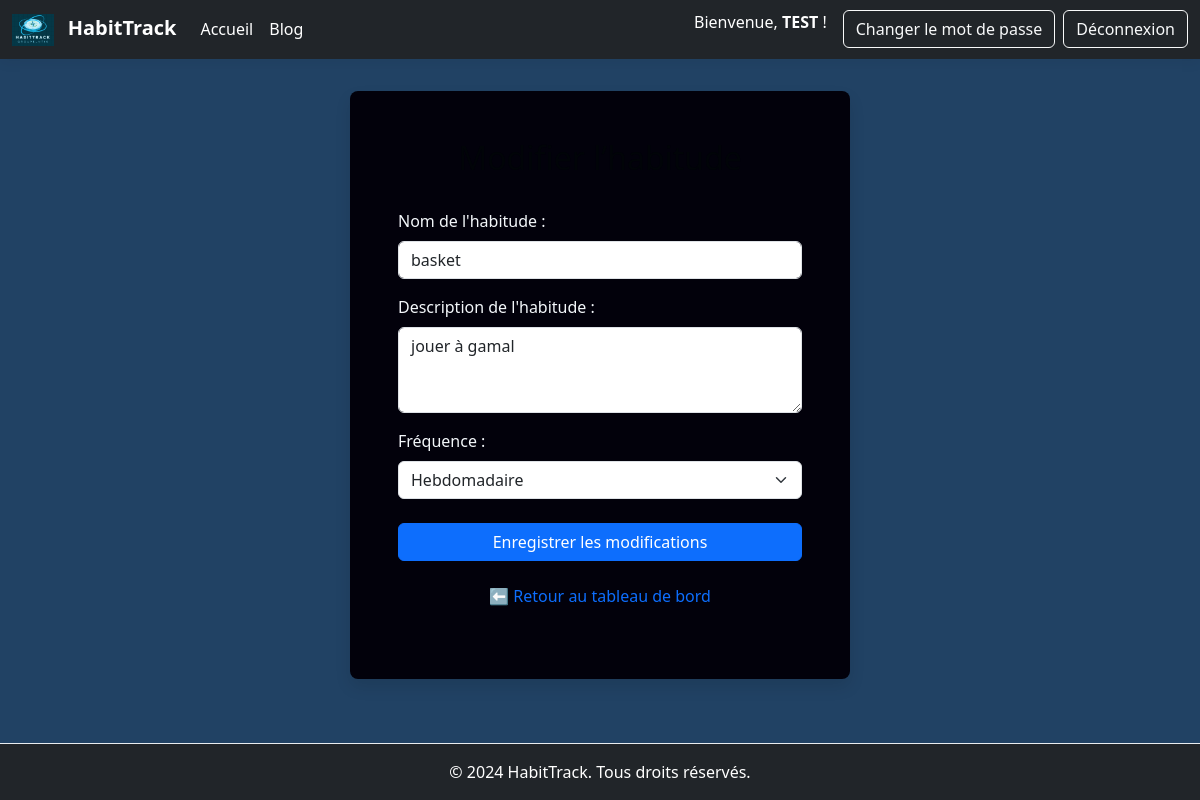
/modifier/1/ (signed in), run on the app's committed database.
### habit/models.py (models this page shows, shortened)
class Habitude(models.Model):
    utilisateur = models.ForeignKey(User, on_delete=models.CASCADE)
    titre = models.TextField()
    description_habit = models.TextField(blank=True)
    FREQUENCE_CHOIX = [
        ('quotidien', 'Quotidien'),
        ('hebdomadaire', 'Hebdomadaire')
    ]
    frequence = models.CharField(max_length=25, choices=FREQUENCE_CHOIX)
    date_creation = models.DateField(auto_now_add=True)
    derniere_realisation = models.DateField(null=True, blank=True)

### habit/views.py (the view)
# urls.py: path('modifier/<int:id>/',views.modifier_habitude, name='modifier_habitude'),
@login_required
def modifier_habitude(request, id):
    habitude = get_object_or_404(Habitude, pk=id, utilisateur=request.user)
    if request.method == 'POST':
        form = HabitudeForm(request.POST, instance=habitude)
        if form.is_valid():
            form.save()
            messages.success(request, f"L'habitude '{habitude.titre}' a été modifiée avec succès !")
            return redirect('dashboard')
    else:
        form = HabitudeForm(instance=habitude)
    return render(request, 'modifier_habitude.html', {'form': form})

### habit/forms.py
class HabitudeForm(forms.ModelForm):
    class Meta:
        model = Habitude
        fields = ['titre', 'description_habit', 'frequence']
        labels = {
            'titre': 'Nom de l\'habitude',
            'description_habit': 'Description de l\'habitude', # Nouveau label pour ce champ
            'frequence': 'Fréquence',
        }
        widgets = {
            'titre': forms.TextInput(attrs={'class': 'form-control', 'placeholder': 'Ex: Boire 2L d\'eau'}),
            'description_habit': forms.Textarea(attrs={'class': 'form-control', 'placeholder': 'Décrivez votre habitude en quelques mots...', 'rows': 3}), # Widget pour zone de texte
            'frequence': forms.Select(attrs={'class': 'form-select'}),
        }

### habit/templates/modifier_habitude.html (shortened to what this page needs)
{% extends 'base.html' %}
{% block content %}
    <div class="form-container">
        <h2>Modifier l’habitude</h2>
        <form method="post">
            {{ form.as_p }}
            <div class="d-grid gap-2 mt-4">
                <button type="submit" class="btn btn-primary">Enregistrer les modifications</button>
            </div>
        </form>
        <p class="text-center mt-3">
            <a href="{% url 'dashboard' %}" class="btn btn-link text-decoration-none">⬅ Retour au tableau de bord</a>
        </p>
    </div>
{% endblock %}

### habit/templates/base.html (shortened to what this page needs)
<!DOCTYPE html>
<html lang="fr">
<head>
    <link href="https://cdn.jsdelivr.net/npm/bootstrap@5.3.3/dist/css/bootstrap.min.css" rel="stylesheet" xintegrity="sha384-QWTKZyjpPEjISv5WaRU9OFeRpok6YctnYmDr5pNlyT2bRjXh0JMhjY6hW+ALEwIH">
    <link rel="stylesheet" href="https://cdnjs.cloudflare.com/ajax/libs/font-awesome/6.0.0-beta3/css/all.min.css" xintegrity="sha512-Fo3rlrZj/k7ujTnHg4CGR2D7kSs0V4LLanw2qksYuRlEzO+tcaEPQogQ0KaoIF2w9jF30A3h9kK/v4d2yE6/KqQ==" />
</head>
<body>
    <nav class="navbar navbar-expand-lg navbar-dark bg-dark navbar-custom sticky-top">
        <div class="container-fluid">
            <a class="navbar-brand text-white fw-bold" href="{% url 'dashboard' %}">
                {% load static %}
                <img src="{% static 'images/niveau.png' %}" alt="HabitTrack Logo">
                HabitTrack
            </a>
            <div class="collapse navbar-collapse" id="navbarNav">
                <ul class="navbar-nav me-auto mb-2 mb-lg-0">
                    <li class="nav-item">
                        <a class="nav-link active text-white" aria-current="page" href="{% url 'dashboard' %}">Accueil</a>
                    </li>
                    <li class="nav-item">
                        <a class="nav-link text-white" href="{% url 'blog' %}">Blog</a>
                    </li>
                </ul>
                <ul class="navbar-nav">
                    <li class="nav-item me-3">
                        <span class="navbar-text text-white">
                            Bienvenue, <span class="fw-bold">{{ request.user.username }}</span> !
                        </span>
                    </li>
                    <li class="nav-item me-2">
                        <a href="{% url 'password_change' %}" class="btn btn-outline-light">Changer le mot de passe</a>
                    </li>
                    <li class="nav-item">
                        <a href="{% url 'deconnexion' %}" class="btn btn-outline-light">Déconnexion</a>
                    </li>
                </ul>
            </div>
        </div>
    </nav>
    <div class="container-fluid main-content">
        {% block content %}{% endblock %}
    </div>
    <footer class="footer mt-auto py-3 bg-dark">
        <div class="container text-center">
            <span class="text-white">&copy; 2024 HabitTrack. Tous droits réservés.</span>
        </div>
    </footer>
</body>
</html>

### habit/templates/base.html (style rules this page uses)
body { background-color: #214264; color: #e8eef3; display: flex; flex-direction: column; min-height: 100vh; }
.navbar-custom { box-shadow: 0 0.25rem 0.75rem rgba(0, 0, 0, 0.05); }
.main-content { padding-top: 2rem; padding-bottom: 2rem; flex-grow: 1; }
.footer { background-color: #030304; border-top: 1px solid #e9ecef; }
.navbar-brand img { height: 32px; margin-right: 0.5rem; }

### habit/templates/modifier_habitude.html (style rules this page uses)
.form-container { background-color: #02010b; padding: 3rem; border-radius: 0.5rem; box-shadow: 0 0.5rem 1rem rgba(0, 0, 0, 0.1); width: 100%; max-width: 500px; margin: 0 auto; }
h2 { margin-bottom: 2rem; text-align: center; color: #010408; }
form p { margin-bottom: 1rem; }
form label { display: block; margin-bottom: 0.5rem; font-weight: 500; color: #f3f7fa; }

### data on the page
Habitude: titre "basket", description_habit "jouer à gamal", frequence "Hebdomadaire"

### other printed values
{{ request.user.username }} "TEST"
